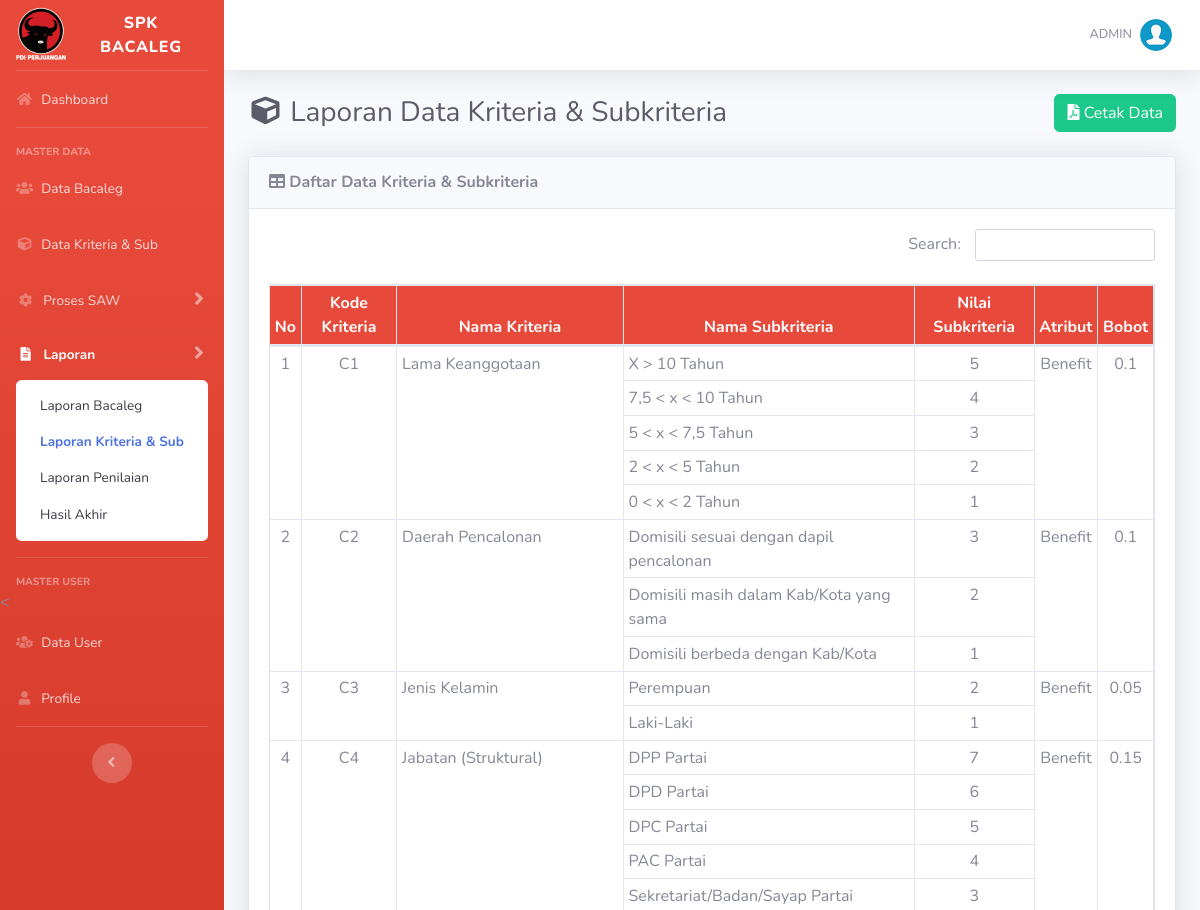
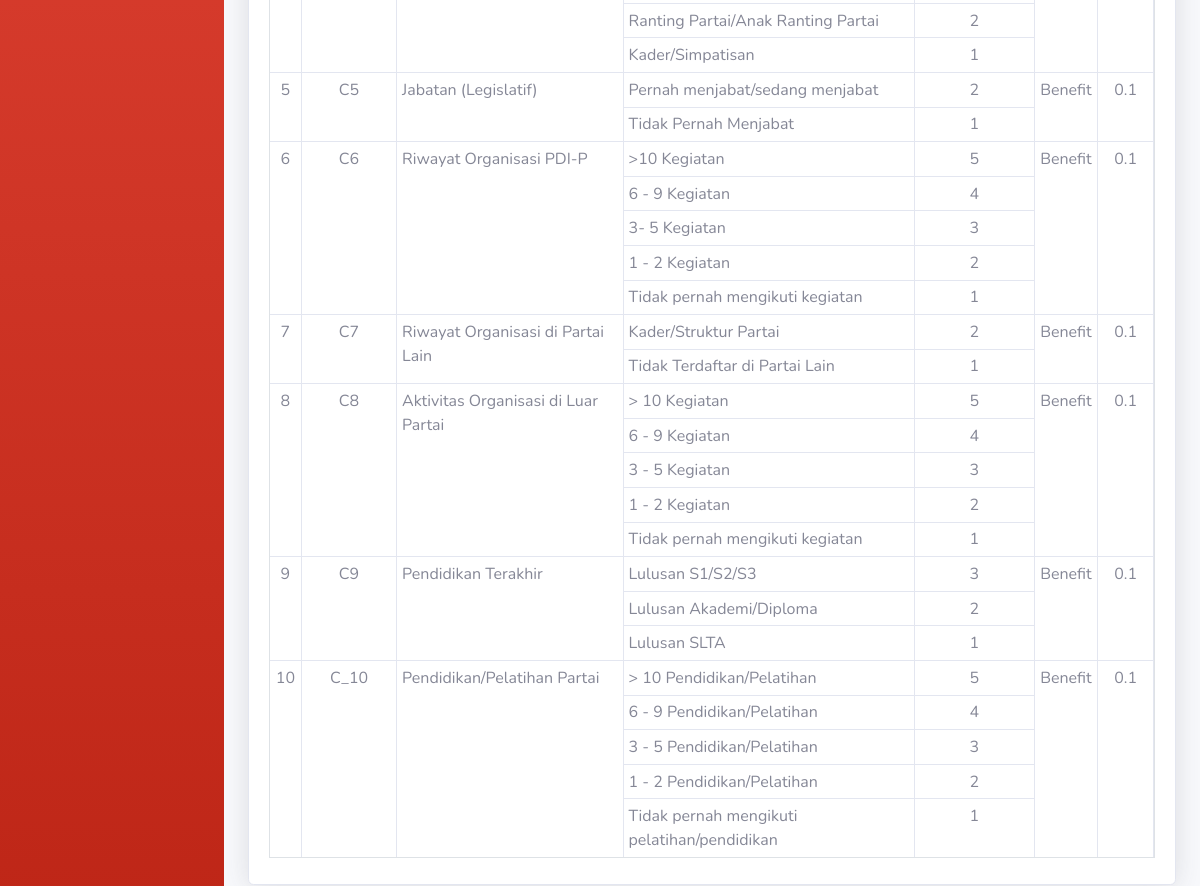
The app's page /laporan-kriteria.php (signed in) with its own data (2 pictures, top to bottom).
### tables this page shows
CREATE TABLE `sub_kriteria` (
  `id_sub_kriteria` int(11) NOT NULL,
  `id_kriteria` int(11) NOT NULL,
  `sub_kriteria` varchar(50) NOT NULL,
  `nilai` float NOT NULL
);

CREATE TABLE `kriteria` (
  `id_kriteria` int(11) NOT NULL,
  `kode_kriteria` varchar(255) NOT NULL,
  `kriteria` varchar(50) NOT NULL,
  `type` enum('Benefit','Cost') NOT NULL,
  `bobot` float NOT NULL,
  `ada_pilihan` tinyint(1) DEFAULT NULL
);

### laporan-kriteria.php (the view, shortened to what this page needs)
<?php
require_once('includes/init.php');
require_once('template/header.php');
?>
<div class="d-sm-flex align-items-center justify-content-between mb-4">
    <h1 class="h3 mb-0 text-gray-800"><i class="fas fa-fw fa-cube"></i> Laporan Data Kriteria & Subkriteria</h1>
    <a href="cetak-laporan-kriteria.php" target="_blank" class="btn btn-success"><i class="fa fa-file-pdf"></i> Cetak Data</a>
</div>
<div class="card shadow mb-4">
    <div class="card-header py-3">
        <h6 class="m-0 font-weight-bold"><i class="fa fa-table"></i> Daftar Data Kriteria & Subkriteria</h6>
    </div>
      <div class="card-body">
    <div class="table-responsive">
    <div class="search-wrapper text-right">
      <label for="searchInput" class="search-label">Search:</label>
      <input type="text" id="searchInput" class="form-control search-input" />
    </div>
        <div class="table-responsive">
            <table class="table table-bordered table-sm" id="dataTable" width="100%" cellspacing="0" style="border: 1px solid #dee2e6;">
                <thead class="bg-danger text-white">
                <tr align="center" data-group="<?= $data['id_kriteria']; ?>">
                  <th>No</th>
                  <th>Kode Kriteria</th>
                  <th>Nama Kriteria</th>
                  <th>Nama Subkriteria</th>
                  <th>Nilai Subkriteria</th>
                  <th>Atribut</th>
                  <th>Bobot</th>
                </tr>
              </thead>
              <tbody>
                <?php
                $no = 1;
                $last_id = null;
                function getJumlahSubkriteria($koneksi, $id_kriteria) {
                  $query = mysqli_query($koneksi, "SELECT COUNT(*) as jumlah FROM sub_kriteria WHERE id_kriteria = $id_kriteria");
                  $data = mysqli_fetch_assoc($query);
                  return max(1, $data['jumlah']);
                }
                $query = mysqli_query($koneksi, "
                  SELECT k.*, s.sub_kriteria, s.nilai
                  FROM kriteria k
                  LEFT JOIN sub_kriteria s ON k.id_kriteria = s.id_kriteria
                  ORDER BY k.kode_kriteria ASC, s.nilai DESC
                ");
                while ($data = mysqli_fetch_array($query)) :
                  $is_new_kriteria = $last_id !== $data['id_kriteria'];
                  if ($is_new_kriteria) {
                    $rowspan = getJumlahSubkriteria($koneksi, $data['id_kriteria']);
                  }
                ?>
                  <tr align="center" data-group="<?= $data['id_kriteria']; ?>">
                    <?php if ($is_new_kriteria): ?>
                      <td rowspan="<?= $rowspan; ?>"><?php echo $no; ?></td>
                      <td rowspan="<?= $rowspan; ?>"><?php echo $data['kode_kriteria']; ?></td>
                      <td align="left" rowspan="<?= $rowspan; ?>"><?php echo $data['kriteria']; ?></td>
                    <?php endif; ?>
                    <td align="left"><?php echo $data['sub_kriteria'] ?? '-'; ?></td>
                    <td><?php echo $data['nilai'] ?? '-'; ?></td>
                    <?php if ($is_new_kriteria): ?>
                      <td rowspan="<?= $rowspan; ?>"><?php echo $data['type']; ?></td>
                      <td rowspan="<?= $rowspan; ?>"><?php echo $data['bobot']; ?></td>
                    <?php endif; ?>
                  </tr>
                <?php
                  if ($is_new_kriteria) {
                    $no++;
                    $last_id = $data['id_kriteria'];
                  }
                endwhile;
                ?>
                </tbody>
            </table>
         </div>
    </div>
</div>
<?php
require_once('template/footer.php');
?>

### laporan-kriteria.php (style rules this page uses)
.search-wrapper { text-align: right; margin-bottom: 1rem; }
.search-label { margin-right: 10px; font-weight: normal; line-height: 1.2; }
.search-input { width: 180px; display: inline-block; padding: 2px 8px; font-size: 12px; line-height: 1.1; vertical-align: middle; border-radius: 3px; }

### records on screen
sub_kriteria: no "1", id_kriteria.kode_kriteria "C1", id_kriteria.kriteria "Lama Keanggotaan", sub_kriteria "X > 10 Tahun", nilai "5", id_kriteria.type "Benefit", id_kriteria.bobot "0.1"
sub_kriteria: sub_kriteria "7,5 < x < 10 Tahun", nilai "4"
sub_kriteria: sub_kriteria "5 < x < 7,5 Tahun", nilai "3"
sub_kriteria: sub_kriteria "2 < x < 5 Tahun", nilai "2"
sub_kriteria: sub_kriteria "0 < x < 2 Tahun", nilai "1"
sub_kriteria: no "2", id_kriteria.kode_kriteria "C2", id_kriteria.kriteria "Daerah Pencalonan", sub_kriteria "Domisili sesuai dengan dapil pencalonan", nilai "3", id_kriteria.type "Benefit", id_kriteria.bobot "0.1"
sub_kriteria: sub_kriteria "Domisili masih dalam Kab/Kota yang sama", nilai "2"
sub_kriteria: sub_kriteria "Domisili berbeda dengan Kab/Kota", nilai "1"
sub_kriteria: no "3", id_kriteria.kode_kriteria "C3", id_kriteria.kriteria "Jenis Kelamin", sub_kriteria "Perempuan", nilai "2", id_kriteria.type "Benefit", id_kriteria.bobot "0.05"
sub_kriteria: sub_kriteria "Laki-Laki", nilai "1"
sub_kriteria: no "4", id_kriteria.kode_kriteria "C4", id_kriteria.kriteria "Jabatan (Struktural)", sub_kriteria "DPP Partai", nilai "7", id_kriteria.type "Benefit", id_kriteria.bobot "0.15"
sub_kriteria: sub_kriteria "DPD Partai", nilai "6"
sub_kriteria: sub_kriteria "DPC Partai", nilai "5"
sub_kriteria: sub_kriteria "PAC Partai", nilai "4"
sub_kriteria: sub_kriteria "Sekretariat/Badan/Sayap Partai", nilai "3"
sub_kriteria: sub_kriteria "Ranting Partai/Anak Ranting Partai", nilai "2"
sub_kriteria: sub_kriteria "Kader/Simpatisan", nilai "1"
sub_kriteria: no "5", id_kriteria.kode_kriteria "C5", id_kriteria.kriteria "Jabatan (Legislatif)", sub_kriteria "Pernah menjabat/sedang menjabat", nilai "2", id_kriteria.type "Benefit", id_kriteria.bobot "0.1"
sub_kriteria: sub_kriteria "Tidak Pernah Menjabat", nilai "1"
sub_kriteria: no "6", id_kriteria.kode_kriteria "C6", id_kriteria.kriteria "Riwayat Organisasi PDI-P", sub_kriteria ">10 Kegiatan", nilai "5", id_kriteria.type "Benefit", id_kriteria.bobot "0.1"
sub_kriteria: sub_kriteria "6 - 9 Kegiatan", nilai "4"
sub_kriteria: sub_kriteria "3- 5 Kegiatan", nilai "3"
sub_kriteria: sub_kriteria "1 - 2 Kegiatan", nilai "2"
sub_kriteria: sub_kriteria "Tidak pernah mengikuti kegiatan", nilai "1"
sub_kriteria: no "7", id_kriteria.kode_kriteria "C7", id_kriteria.kriteria "Riwayat Organisasi di Partai Lain", sub_kriteria "Kader/Struktur Partai", nilai "2", id_kriteria.type "Benefit", id_kriteria.bobot "0.1"
sub_kriteria: sub_kriteria "Tidak Terdaftar di Partai Lain", nilai "1"
sub_kriteria: no "8", id_kriteria.kode_kriteria "C8", id_kriteria.kriteria "Aktivitas Organisasi di Luar Partai", sub_kriteria "> 10 Kegiatan", nilai "5", id_kriteria.type "Benefit", id_kriteria.bobot "0.1"
sub_kriteria: sub_kriteria "6 - 9 Kegiatan", nilai "4"
sub_kriteria: sub_kriteria "3 - 5 Kegiatan", nilai "3"
sub_kriteria: sub_kriteria "1 - 2 Kegiatan", nilai "2"
sub_kriteria: sub_kriteria "Tidak pernah mengikuti kegiatan", nilai "1"
sub_kriteria: no "9", id_kriteria.kode_kriteria "C9", id_kriteria.kriteria "Pendidikan Terakhir", sub_kriteria "Lulusan S1/S2/S3", nilai "3", id_kriteria.type "Benefit", id_kriteria.bobot "0.1"
sub_kriteria: sub_kriteria "Lulusan Akademi/Diploma", nilai "2"
sub_kriteria: sub_kriteria "Lulusan SLTA", nilai "1"
sub_kriteria: no "10", id_kriteria.kode_kriteria "C_10", id_kriteria.kriteria "Pendidikan/Pelatihan Partai", sub_kriteria "> 10 Pendidikan/Pelatihan", nilai "5", id_kriteria.type "Benefit", id_kriteria.bobot "0.1"
sub_kriteria: sub_kriteria "6 - 9 Pendidikan/Pelatihan", nilai "4"
sub_kriteria: sub_kriteria "3 - 5 Pendidikan/Pelatihan", nilai "3"
sub_kriteria: sub_kriteria "1 - 2 Pendidikan/Pelatihan", nilai "2"
sub_kriteria: sub_kriteria "Tidak pernah mengikuti pelatihan/pendidikan", nilai "1"

### other values on screen
$_SESSION['username'] "ADMIN"
